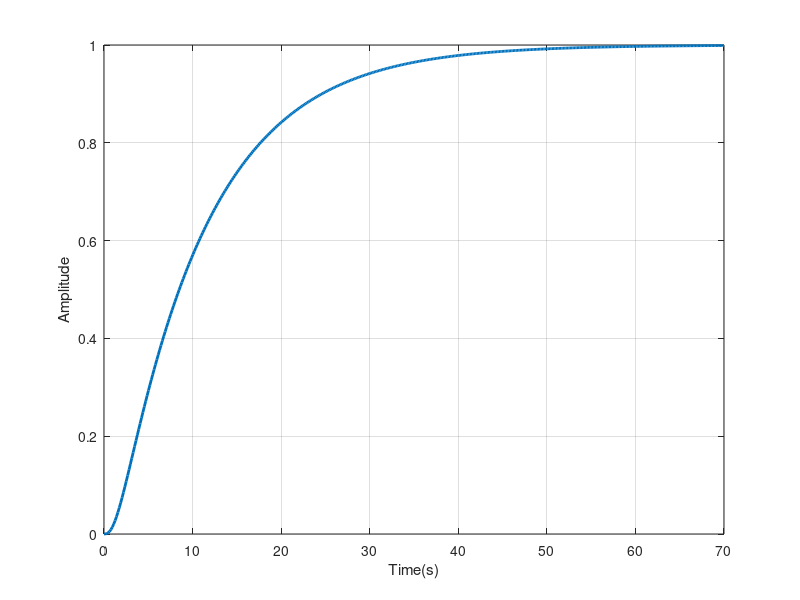

Write MATLAB code to recreate this figure. (Note: this script raises an error after producing the figure.)
close all;
clear all;
num=[1];
den=[5 15.5 11.5 1];
sys=tf(num,den);
[y,t] =step(sys);
plot(t,y,'LineWidth',2); grid on; xlabel('Time(s)'); ylabel('Amplitude');

hold on;
[GM, PM, Pcf, Gcf] = margin(Gp);
K = GM; % gain at which sys is marginally stable
T = 2*pi/Pcf; % time period of sustained oscillations

%P-Controller
Kp=0.5*K;
Ki=0;
Kd=0;
cont=pid(Kp,Ki,Kd);
cl_sys=feedback(sys*cont,1);
[y,t] =step(cl_sys);
plot(t,y,'LineWidth',2); grid on; xlabel('Time(s)'); ylabel('Amplitude');

%PI-Controller
Kp=0.45*K;
Ki=T/1.2;
Kd=0;
cont=pid(Kp,1/Ki,Kd);
cl_sys=feedback(sys*cont,1);
[y,t] =step(cl_sys);
plot(t,y,'LineWidth',2); grid on; xlabel('Time(s)'); ylabel('Amplitude');

%PID-Controller
Kp=0.6*K;
Ki=T/2;
Kd=T/8;
cont=pid(Kp,1/Ki,Kd);
cl_sys=feedback(sys*cont,1);
[y,t] =step(cl_sys);
plot(t,y,'LineWidth',2); grid on; xlabel('Time(s)'); ylabel('Amplitude');
